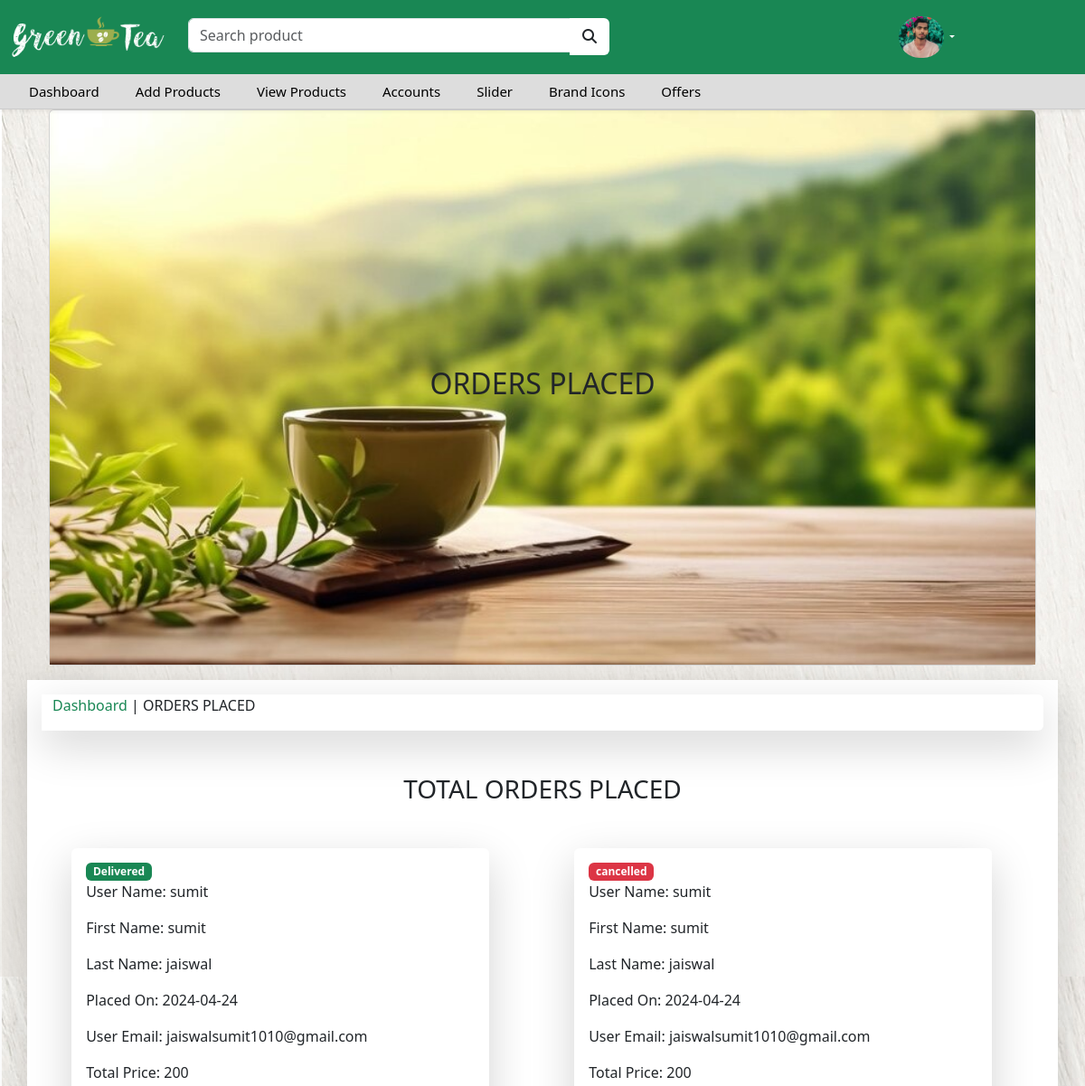
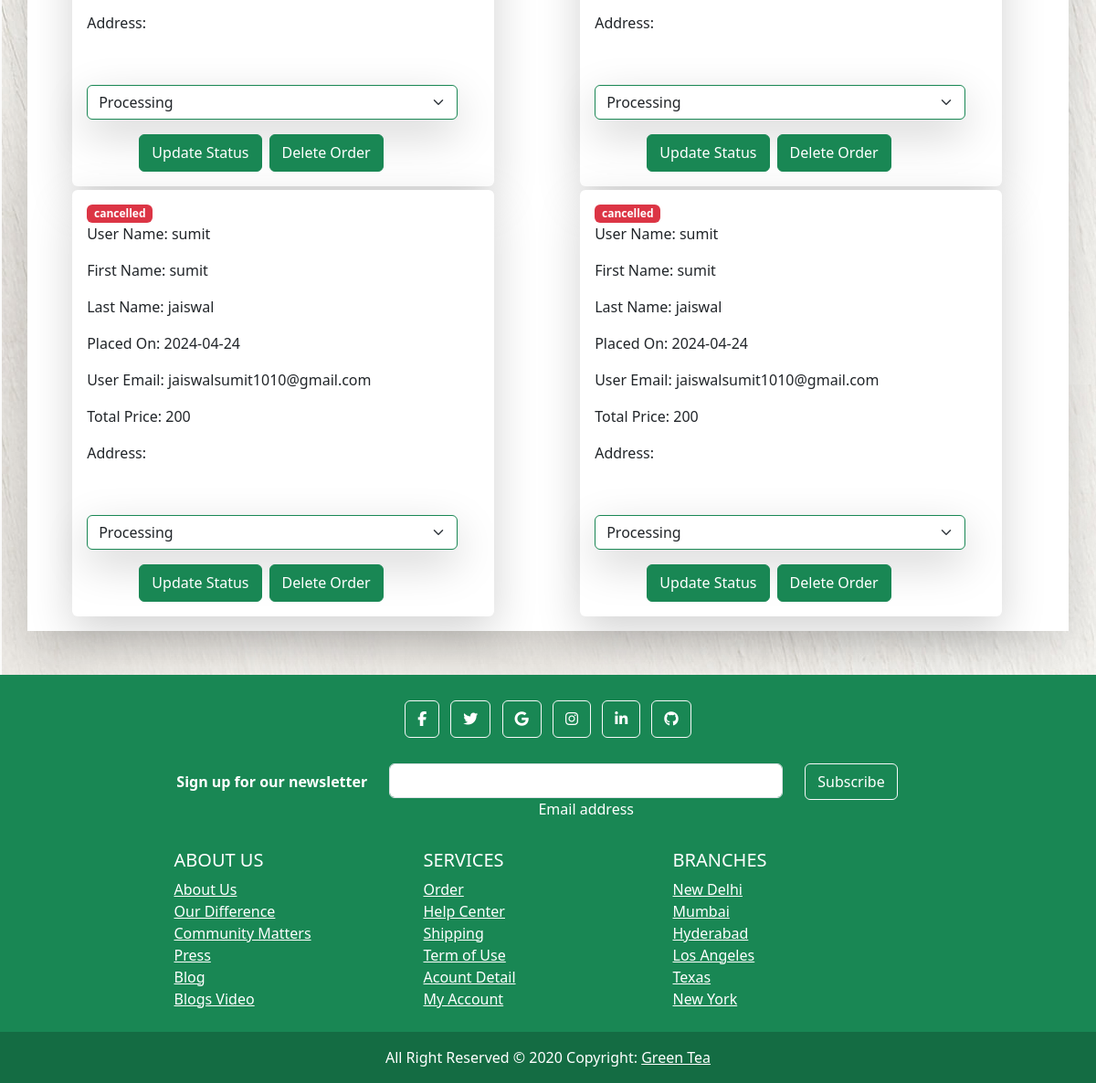
The page /Admin/orders.php (signed in) on the database its author committed (2 pictures, top to bottom).
### tables this page shows
CREATE TABLE `orders` (
  `user_name` varchar(255) NOT NULL,
  `first_name` varchar(255) NOT NULL,
  `last_name` varchar(255) NOT NULL,
  `order_id` bigint(255) NOT NULL,
  `p_names` mediumtext NOT NULL,
  `order_date` date NOT NULL,
  `quantity` varchar(11) NOT NULL DEFAULT '1',
  `total_price` bigint(20) NOT NULL,
  `payment_method` varchar(255) NOT NULL,
  `email` varchar(255) NOT NULL,
  `phone_number` varchar(15) NOT NULL,
  `address` varchar(255) NOT NULL,
  `order_status` varchar(255) NOT NULL DEFAULT 'Pending'
);

### Admin/orders.php (the view, shortened to what this page needs)
<?php
include 'header.php';
$sql = "SELECT * FROM orders";
$result = mysqli_query($con, $sql);
if ($result = mysqli_query($con, $sql)) {
    $rowcount = mysqli_num_rows($result);
}
?>
<!DOCTYPE html>
<html lang="en">
<head>
    <link rel="stylesheet" href="https://maxcdn.bootstrapcdn.com/bootstrap/4.5.2/css/bootstrap.min.css">
    <link rel="stylesheet" href="bootstrap.min.css">
</head>
<body>
    <div class="container d-flex justify-content-center">
        <div class="row w-100">
            <div class="col-12 col-sm-12 col-md-12 text-dark">
                <div class="card ">
                    <img class="card-img-top w-100" src="../image/p3.jpg" alt="Card image">
                    <div class="card-img-overlay d-flex align-items-center justify-content-center">
                        <h2 class="card-title text-dark text-uppercase">Orders Placed</h2>
                    </div>
                </div>
            </div>
        </div>
    </div>
    <div class="container bg-white text-dark shadow-lg bg-body w-100 my-3 p-3">
        <div class="container bg-white text-dark shadow-lg bg-body rounded w-100 ">
            <div class="row">
                <div class="col-sm-12 col-md-12 bg-white text-dark">
                    <p class="text-success">Dashboard <span class="text-dark">| ORDERS PLACED</span></p>
                </div>
            </div>
        </div>
        <h3 class="text-uppercase text-center my-5">total orders placed</h3>
        <div class="row gap-1">
            <?php
            if ($rowcount > 0) {
                while ($row = $result->fetch_assoc()){
                    ?>
                    <div class="container p-3 col-12 col-sm-12 col-md-12 col-lg-5 bg-white shadow-lg bg-body rounded">
                        <div class="log d-flex">
                            <?php
                            $orderid = $row['order_id'];
                            if ($row['order_status'] == "Processing") {
                                ?>
                                <span class="badge bg-warning">
                                    <?php echo $row['order_status'] ?>
                                </span>
                                <?php
                            } elseif ($row['order_status'] == "Shipped") {
                                ?>
                                <span class="badge bg-primary">
                                    <?php echo $row['order_status'] ?>
                                </span>
                                <?php
                            } elseif ($row['order_status'] == "Delivered") {
                                ?>
                                <span class="badge bg-success">
                                    <?php echo $row['order_status'] ?>
                                </span>
                                <?php
                            } else {
                                ?>
                                <span class="badge bg-danger">
                                    <?php echo $row['order_status'] ?>
                                </span>
                                <?php
                            }
                            ?>
                        </div>
                        <p>User Name:
                            <?php echo $row['user_name'] ?>
                        </p>
                        <p>First Name:
                            <?php echo $row['first_name'] ?>
                        </p>
                        <p>Last Name:
                            <?php echo $row['last_name'] ?>
                        </p>
                        <p>Placed On:
                            <?php echo $row['order_date'] ?>
                        </p>
                        <p>User Email:
                            <?php echo $row['email'] ?>
                        </p>
                        <p>Total Price:
                            <?php echo $row['total_price'] ?>
                        </p>
                        <p>Address:
                        </p>
                        <form action="updateorders.php?id=<?= $orderid ?>" method="post">
                            <div class="row">
                                <div class="form mb-3 mt-3 col-md-12 col-12">
                                    <select class="form-select form-control shadow-lg border-success" id="status" name="status">
                                        <option value="Processing">Processing</option>
                                    </select>
                                </div>
                                <div class="row justify-content-center">
                                    <div class="col-12 col-sm-12 col-md-12 col-lg-12 d-flex justify-content-center gap-2">
                                        <button class="btn btn-success rounded " name="updatebtn"
                                            onclick="alert('Status Updated')">Update Status</button>
                                        <button type="submit" name="deletebtn"
                                            onclick="alert('Are you sure you want to delete?')"
                                            class="btn btn-success rounded ">Delete Order</button>
                                    </div>
                                </div>
                            </div>
                        </form>
                    </div>
                    <?php
                }
            } else {
                ?>
                <p>No orders Placed</p>
                <?php
            }
            ?>
        </div>
    </div>
    <?php
    include 'footer.php'
        ?>
</body>
</html>

### Admin/header.php (shortened to what this page needs)
<?php
require '../db_connect.php';
$sql = "SELECT * FROM adminlogin ";
$result = mysqli_query($con, $sql);
while ($row = $result->fetch_assoc()) {
    $image = $row['image'];
}
?>
<!doctype html>
<html lang="en">
<head>
    <link rel="stylesheet" href="style.css">
    <link rel="stylesheet" href="bootstrap.min.css">
    <link href="https://stackpath.bootstrapcdn.com/font-awesome/4.7.0/css/font-awesome.min.css" rel="stylesheet">
    <link rel="stylesheet" href="bootstrap.min.css">
    <link rel="stylesheet" href="style.css">
</head>
<body>
    <div class="main-navbar shadow-sm sticky-top">
        <div class="top-navbar">
            <div class="container-fluid">
                <div class="row">
                    <div class=" col-4 col-sm-4 col-md-2 my-auto">
                        <img src="../image/logo2.png" alt="Avatar Logo" style=";" class="img-fluid">
                    </div>
                    <div class="col-8 col-sm-8 col-md-5 my-auto">
                        <form role="search">
                            <div class="input-group">
                                <input autofocus type="search" placeholder="Search product" class="form-control" />
                                <button class="btn bg-white" type="submit">
                                    <i class="fa fa-search text-dark"></i>
                                </button>
                            </div>
                        </form>
                    </div>
                    <div class="col-12 col-sm-12 col-md-4 my-auto">
                        <ul class="nav justify-content-end">
                            <li class="nav-item dropdown">
                                <a class="nav-link dropdown-toggle" href="#" role="button" data-bs-toggle="dropdown"> <i
                                        class="fas ">
                                        <img src="<?php echo "../image/" . $image ?>" alt="Avatar Logo" style="width:50px;"
                                            class="rounded-pill">
                                    </i> </a>
                            </li>
                        </ul>
                    </div>
                </div>
            </div>
        </div>
        <nav class="navbar navbar-expand-lg">
            <div class="container-fluid">
                <div class="collapse navbar-collapse" id="navbarSupportedContent">
                    <ul class="navbar-nav me-auto mb-2 mb-lg-0">
                        <li class="nav-item">
                            <a class="nav-link" href="index.php">Dashboard</a>
                        </li>
                        <li class="nav-item">
                            <a class="nav-link" href="addproduct.php">Add Products</a>
                        </li>
                        <li class="nav-item">
                            <a class="nav-link" href="view.php">View Products</a>
                        </li>
                        <li class="nav-item">
                            <a class="nav-link" href="Accounts.php">Accounts</a>
                        </li>
                        <li class="nav-item">
                            <a class="nav-link" href="slider.php">Slider</a>
                        </li>
                        <li class="nav-item">
                            <a class="nav-link" href="brandicons.php">Brand Icons</a>
                        </li>
                          <li class="nav-item">
                            <a class="nav-link" href="offers.php">Offers</a>
                        </li>
                    </ul>
                </div>
            </div>
        </nav>
    </div>
</body>
</html>

### Admin/style.css (style rules this page uses)
* { max-width: 100%; max-height: 100%; }
body { background-image: url(image/body-bg.jpg); }
.main-navbar { border-bottom: 1px solid #ccc; }
.main-navbar .top-navbar { background-color: #198754; padding-top: 10px; padding-bottom: 10px; }
.main-navbar .top-navbar .nav-link { color: #fff; font-size: 16px; font-weight: 500; }
.main-navbar .navbar { padding: 0px; background-color: #ddd; }
.main-navbar .navbar .nav-item .nav-link { padding: 8px 20px; color: #000; font-size: 15px; }
.btn { line-height: 1.8; background-color: #198754; padding: 5px 13px; display: inline-block; color: #fff; text-transform: capitalize; font-family: inherit; font-size: 16px; cursor: pointer; user-select: none; position: relative; overflow: hidden; vertical-align: middle; transition: color 0.3s ease; z-index: 2; }
.btn::before { position: absolute; content: ''; left: 0; top: 0; background: #42bf85; height: 100%; width: 0; z-index: -1; transition: width 0.3s ease; }
@media only screen and (min-width: 768px) { .main-navbar .top-navbar .nav-link { font-size: 12px; padding: 8px 10px; } }

### rows shown on the page
orders: order_status "Delivered", user_name "sumit", first_name "sumit", last_name "jaiswal", order_date "2024-04-24", email "jaiswalsumit1010@gmail.com", total_price "200"
orders: order_status "cancelled", user_name "sumit", first_name "sumit", last_name "jaiswal", order_date "2024-04-24", email "jaiswalsumit1010@gmail.com", total_price "200"
orders: order_status "cancelled", user_name "sumit", first_name "sumit", last_name "jaiswal", order_date "2024-04-24", email "jaiswalsumit1010@gmail.com", total_price "200"
orders: order_status "cancelled", user_name "sumit", first_name "sumit", last_name "jaiswal", order_date "2024-04-24", email "jaiswalsumit1010@gmail.com", total_price "200"
